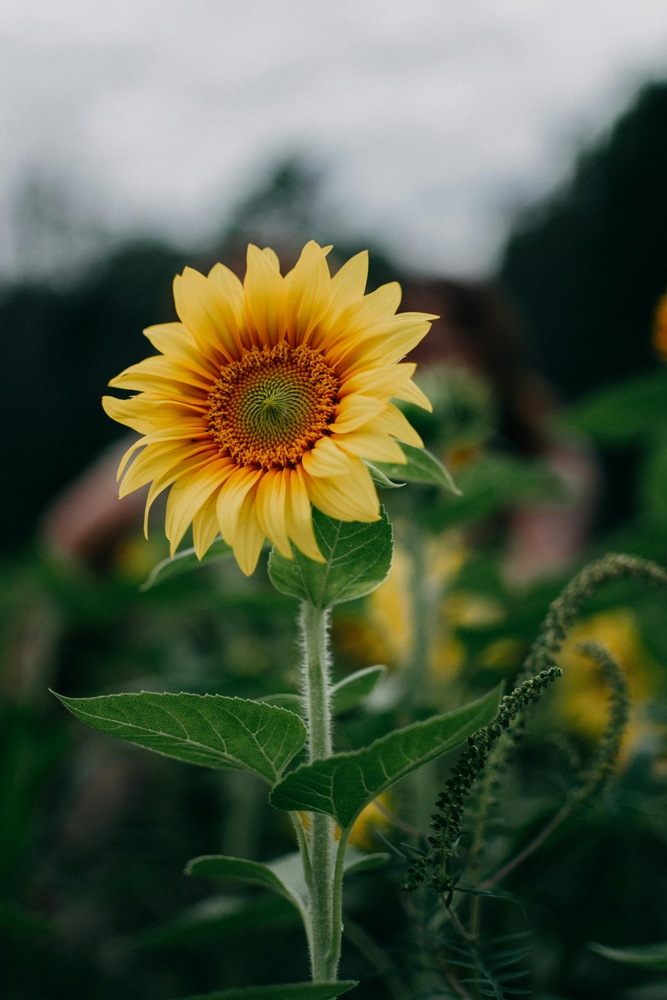
#> input picture data/sample.jpg, 667 x 1000 px, shrunk from 4000 x 6000 before the run, found by its file name
$ python Q_4.py
#> lines starting #> are read from the running program, lines starting #| are printed output that depends on the picture
# ---------------------------------------------------------
#   Name : Randula R.D.
#   Reg No: EG/2020/4149
#   Take Home Assignment 1
#   Question 4
# ---------------------------------------------------------
# Import computer vision and array processing packages
import cv2
import numpy as np

# Load the input image in color mode
image = cv2.imread('C:/Users/busin/Desktop/MY/SEM 7/Com vision/Computer Vision and Image Processing Take Home Assignment 1/data/sample.jpg', cv2.IMREAD_COLOR)
#> image is the input picture: shape (1000, 667, 3); mean B, G, R 67.3, 91.7, 83

# Set different grid dimensions for pixelation effect
block_sizes = [3, 5, 7]

# Function to apply pixelation effect using mean color blocks
def process_image(image, block_size):
#> called with block_size = 3
    processed_image = np.copy(image)

    # Process image in block_size increments
    for y in range(0, image.shape[0], block_size):
        for x in range(0, image.shape[1], block_size):
            # Extract current image block
            roi = image[y:y+block_size, x:x+block_size]
            # Compute average color of the block
            mean_color = np.mean(roi, axis=(0, 1))
            # Apply uniform color to the entire block
            processed_image[y:y+block_size, x:x+block_size] = mean_color

    return processed_image

# Generate pixelated versions for all block sizes
processed_images = [process_image(image, size) for size in block_sizes]
#> call 3 of process_image, with block_size = 7
#> after the loop in process_image (call 3), `for y in range(0, image.shape[0], block_size):`:
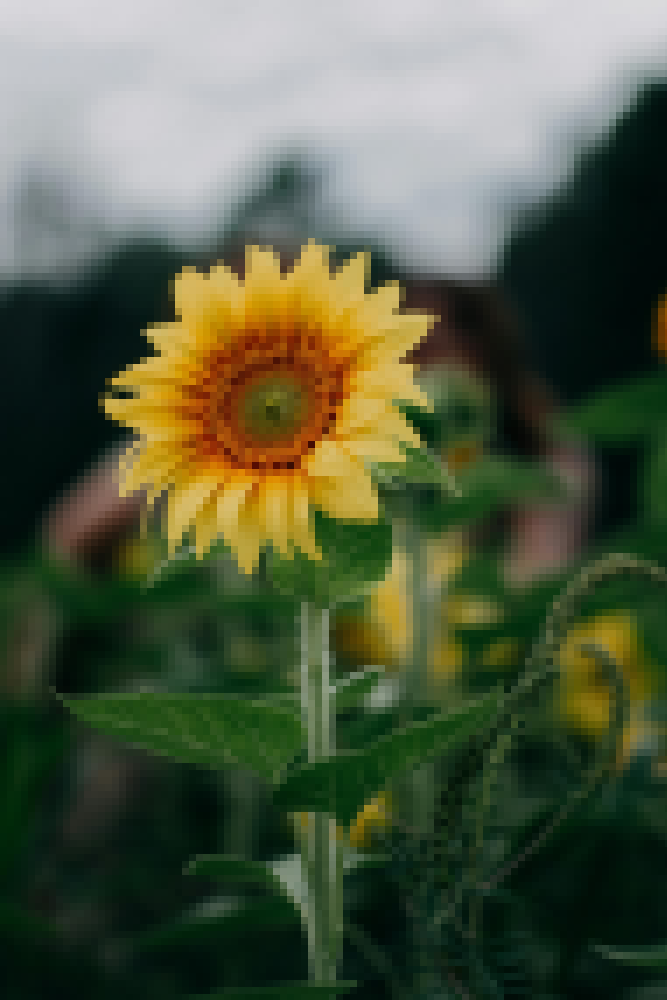
#> processed_image: shape (1000, 667, 3); mean B, G, R 66.8, 91.2, 82.5
#> processed_images = 3 items

# Create window for source image display
cv2.namedWindow('Original Image', cv2.WINDOW_NORMAL)
cv2.imshow('Original Image', image)


# Display each processed result in separate windows
for i, processed_image in enumerate(processed_images):
    window_name = f'Processed Image {block_sizes[i]}x{block_sizes[i]}'
    cv2.namedWindow(window_name, cv2.WINDOW_NORMAL)
    cv2.resizeWindow(window_name, 640, 480)
    cv2.imshow(window_name, processed_image)
#> this loop made 3 passes
#> window_name on passes 1 to 3: 'Processed Image 3x3', 'Processed Image 5x5', 'Processed Image 7x7'

# Keep windows open until keypress
cv2.waitKey(0)
cv2.destroyAllWindows()
